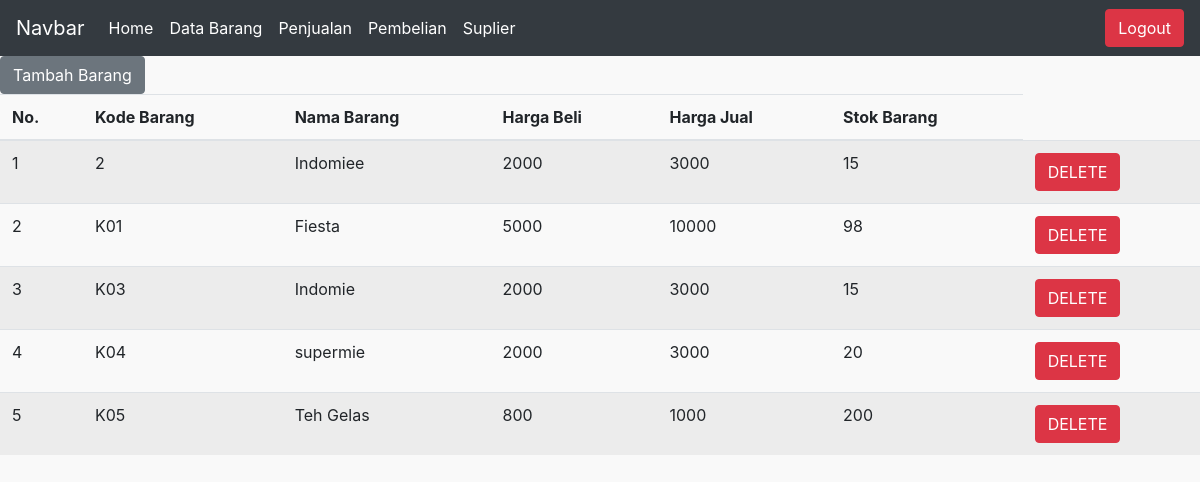
Page /interface/databarang.php (signed in) on the committed database.
### tables this page shows
CREATE TABLE `barang` (
  `kode_barang` varchar(10) NOT NULL,
  `nama_barang` varchar(50) NOT NULL,
  `harga_beli` int(10) NOT NULL,
  `harga_jual` int(10) NOT NULL,
  `stok` int(10) NOT NULL
);

### interface/databarang.php (the view, shortened to what this page needs)
<html>
<head>
    <link href="assets/dist/css/bootstrap.min.css" rel="stylesheet" id="bootstrap-css">
    <link rel='stylesheet' href='fontawesome/css/all.css'>
    <link rel="stylesheet" type="text/css" href="style.css">
</head>
<body>
<nav class="navbar navbar-expand-lg navbar-dark bg-dark">
  <a class="navbar-brand" href="#">Navbar</a>
  <div class="collapse navbar-collapse" id="navbarSupportedContent">
    <ul class="navbar-nav mr-auto">
      <li class="nav-item active">
        <a class="nav-link" href="index.php">Home <span class="sr-only">(current)</span></a>
      </li>
      <li class="nav-item active">
        <a class="nav-link" href="databarang.php">Data Barang <span class="sr-only">(current)</span></a>
      </li>
      <li class="nav-item active">
        <a class="nav-link" href="penjualan.php">Penjualan <span class="sr-only">(current)</span></a>
      </li>
      <li class="nav-item active">
        <a class="nav-link" href="pembelian.php">Pembelian <span class="sr-only">(current)</span></a>
      </li>
      <li class="nav-item active">
        <a class="nav-link" href="suplier.php">Suplier <span class="sr-only">(current)</span></a>
      </li>
    </ul>
    <a href="logout.php"><button type="button" class="btn btn-danger">Logout</button></a>
  </div>
</nav>
<button type="button" class="btn btn-secondary" data-toggle="modal" data-target="#tambah">Tambah Barang</button>
<table class="table table-striped">
  <thead>
    <tr>
          <th scope="col">No.</th>
          <th scope="col">Kode Barang</th>
          <th scope="col">Nama Barang</th>
          <th scope="col">Harga Beli</th>
          <th scope="col">Harga Jual</th>
          <th scope="col">Stok Barang</th>
    </tr>
  </thead>
  <tbody>
  <?php
          include 'koneksi.php';
          $no = 1;
          $query = mysqli_query($koneksi, "SELECT * FROM barang");
          while ($data = mysqli_fetch_array($query)) {
      ?>
    <tr>
          <td scope="col"><?= $no++; ?></td>
          <td scope="col"><?= $data['kode_barang'];  ?></td>
          <td scope="col"><?= $data['nama_barang'];  ?></td>
          <td scope="col"><?= $data['harga_beli'];  ?></td>
          <td scope="col"><?= $data['harga_jual'];  ?></td>
          <td scope="col"><?= $data['stok'];  ?></td>
          <td> <a href="hapus.php?kode_barang=<?= $data['kode_barang']?>" type="button" class="btn btn-danger" onclick="return-confirm('Yakin?')">DELETE</a>
      <?php } ?>
        </td>
      </tr>
    </tbody>
  </table>
</body>
</html>

### interface/style.css (style rules this page uses)
body { background-color: #F9F9F9; }

### rows in the picture
barang: kode_barang "2", nama_barang "Indomiee", harga_beli "2000", harga_jual "3000", stok "15"
barang: kode_barang "K01", nama_barang "Fiesta", harga_beli "5000", harga_jual "10000", stok "98"
barang: kode_barang "K03", nama_barang "Indomie", harga_beli "2000", harga_jual "3000", stok "15"
barang: kode_barang "K04", nama_barang "supermie", harga_beli "2000", harga_jual "3000", stok "20"
barang: kode_barang "K05", nama_barang "Teh Gelas", harga_beli "800", harga_jual "1000", stok "200"
